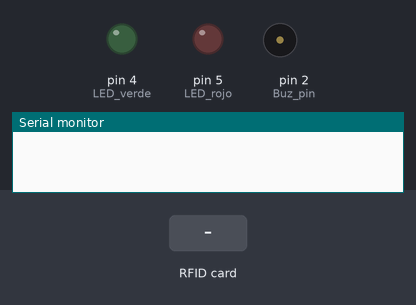
Bench run of a sketch on a simulated Arduino Uno, built with avr-gcc and run on an emulated ATmega328P. Parts: output pins drawn as LEDs (lit = HIGH), buzzer (waves = sounding), the last lines printed to the serial monitor. The test bench sets the inputs (shaded band). Pins used as bus, display or sensor lines are not drawn.

Above: at 1.2 s.
1.3 s: RFID card 91 3E 30 1B held to the reader
At 2.5 s:
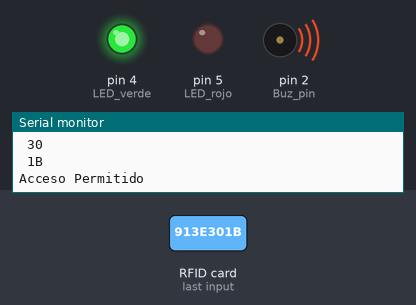
2.8 s: RFID card 5E 7A 19 C4 held to the reader
At 5.9 s:
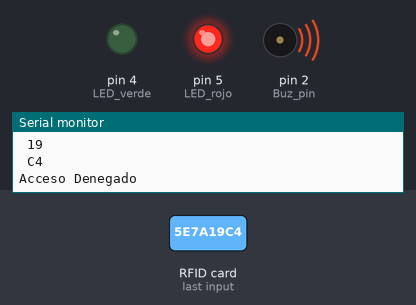
Timing chart, 0 to 8.8 s (numbered marks = the images above; inputs shaded):
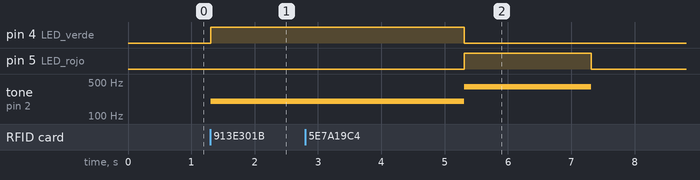

The sketch:

Practica4Bimestre3.ino
```cpp
/*
   Fundacion Kinal
   Centro educativo tecnico laboral Kinal
   Quinto perito
   Quinto electronica
   Codigo Tecnico: EB5AM / EB5AV
   Curso: Taller de electronica digital y reparacion de computadoras I
   Proyecto: RFID
   Dev:Jose Filiberto Hernandez De Paz
   Fecha: 26 de Julio
*/
#include <SPI.h>
#include <MFRC522.h>

#define RST_pin 9
#define SDA_pin 10
#define LED_verde 4
#define LED_rojo 5
#define Buz_pin 2

MFRC522 ident (SDA_pin, RST_pin);
MFRC522::MIFARE_Key key;

byte tag1[4] = {0x91, 0x3E, 0x30, 0x1B};
byte tag2[4] = {0xF3, 0xF8, 0xFl, 0x9A};

byte tagAc[4];


void setup() {
  Serial.begin (9600);
  while (!Serial);
  SPI.begin();
  ident.PCD_Init();

  pinMode (LED_verde, OUTPUT);
  pinMode (LED_rojo, OUTPUT);
  pinMode (Buz_pin, OUTPUT);
}

void loop() {
  if (ident.PICC_IsNewCardPresent()){
    if (ident.PICC_ReadCardSerial()){
      //Serial.print(F("Card UID: "));
      dump_byte_array(ident.uid.uidByte, ident.uid.size);

      digitalWrite (LED_verde, LOW);
      digitalWrite (LED_rojo, LOW);
      noTone (Buz_pin);
    }
  }
}

void dump_byte_array(byte *buffer, byte bufferSize){
  for (byte i = 0; i < bufferSize; i++){
    Serial.print (buffer [i] < 0x10 ? "0" : " ");
    Serial.println (buffer[i], HEX);
    tagAc[i] = buffer[i];
  }
  if (compararArray(tagAc, tag1)){
    Serial.println ("Acceso Permitido");
    digitalWrite (LED_verde, HIGH);
    tone (Buz_pin, 200);
    delay (4000);
  }

  else {
    Serial.println ("Acceso Denegado");
    digitalWrite (LED_rojo, HIGH);
    tone (Buz_pin, 400);
    delay (2000);
  }
}

bool compararArray(byte Array1[], byte Array2[]){
  if (Array1[0] != Array2[0]) return(false);
  if (Array1[1] != Array2[1]) return(false);
  if (Array1[2] != Array2[2]) return(false);
  if (Array1[3] != Array2[3]) return(false);
  return (true);
}
```

Measured:
- after the input at 1.3 s, pin 4 (LED_verde): LOW → HIGH at once; tone on pin 2 (Buz_pin): silent → 200 Hz at once
- after the input at 2.8 s, pin 5 (LED_rojo): LOW → HIGH after 2.5 s, → LOW 2.0 s later; tone on pin 2 (Buz_pin): 200 Hz → 400 Hz after 2.5 s, → silent 2.0 s later
